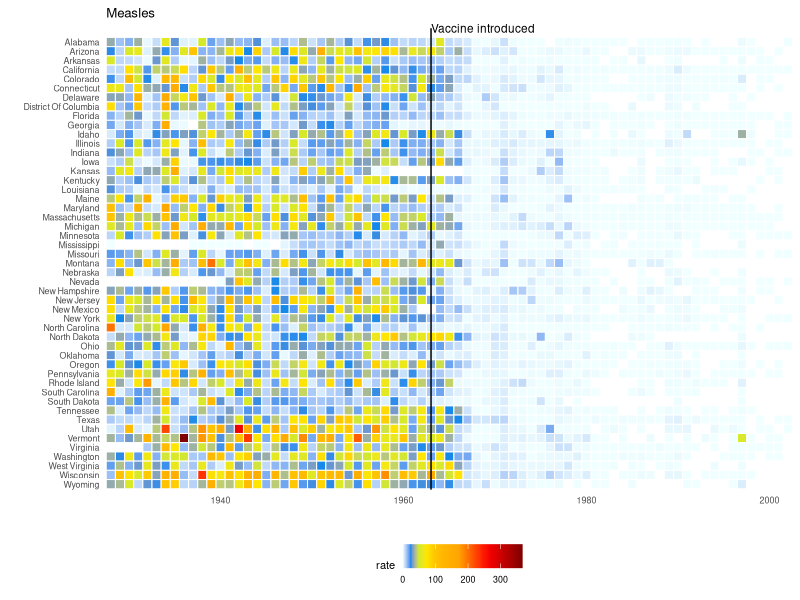

The R script that drew this image: (Note: this script raises an error after producing the figure.)
###########################
## EXAMPLE 1
###########################
library(dslabs)
library(dplyr)
library(ggplot2)
data(us_contagious_diseases)
head(us_contagious_diseases)

the_disease <- "Measles"
dat <- us_contagious_diseases %>%
  filter(!state%in%c("Hawaii","Alaska") & disease == the_disease) %>%
  mutate(rate = count / population * 10000 * 52 / weeks_reporting) 

jet.colors <- colorRampPalette(c("#F0FFFF", "cyan", "#007FFF", "yellow", "#FFBF00", "orange", "red", "#7F0000"), bias = 2.25)

dat %>% mutate(state = reorder(state, desc(state))) %>%
  ggplot(aes(year, state, fill = rate)) +
  geom_tile(color = "white", size = 0.35) +
  scale_x_continuous(expand = c(0,0)) +
  scale_fill_gradientn(colors = jet.colors(16), na.value = 'white') +
  geom_vline(xintercept = 1963, col = "black") +
  theme_minimal() + 
  theme(panel.grid = element_blank()) +
  coord_cartesian(clip = 'off') +
  ggtitle(the_disease) +
  ylab("") +
  xlab("") +  
  theme(legend.position = "bottom", text = element_text(size = 8)) + 
  annotate(geom = "text", x = 1963, y = 50.5, label = "Vaccine introduced", size = 3, hjust = 0)


###########################
## EXAMPLE 2
###########################


PCs_to_view<-10

pca_df<-data.frame(variance=Importance, PC=seq(1:length(Importance)))

scree<-ggplot(pca_df[which(pca_df$PC<=(PCs_to_view)),],aes(PC,variance))+
  geom_bar(stat = "identity",color="black",fill="grey")+theme_bw()+
  theme(axis.text.y = element_text(size =15, color="black"),
        axis.text.x = element_blank(),
        axis.ticks.x = element_blank(),
        axis.title = element_text(size =18),
        plot.margin=unit(c(1.25,2.8,-0.2,2.8),"cm"))+ylab("Variance")+
  scale_x_continuous(breaks = seq(1,PCs_to_view,1))+xlab("")


#### Heat
## correlate meta with PCS
## Run anova of each PC on each meta data variable
aov_PC_meta <- lapply(2:ncol(sampleInfo), function(covar) {
  sapply(1:ncol(Loadings),function(PC) summary(aov(Loadings[, PC] ~ sampleInfo[, covar]))[[1]]$"Pr(>F)"[1])
})

names(aov_PC_meta) <- colnames(sampleInfo)[2:ncol(sampleInfo)]
aov_PC_meta <- do.call(rbind, aov_PC_meta)
aov_PC_meta <- as.data.frame(aov_PC_meta)

#reshape
avo<-aov_PC_meta[,1:PCs_to_view]
avo_heat_num<-apply(avo,2, as.numeric)
avo_heat<-as.data.frame(avo_heat_num)
avo_heat$meta<-rownames(avo)
avo_heat_melt<-melt(avo_heat, id=c("meta"))


# color if sig
avo_heat_melt$Pvalue<-sapply(1:nrow(avo_heat_melt), function(x) if(avo_heat_melt$value[x]<=0.001){"<=0.001"}else{
  if(avo_heat_melt$value[x]<=0.01){"<=0.01"}else{
    if(avo_heat_melt$value[x]<=0.05){"<=0.05"}else{">0.05"}}})

levels(avo_heat_melt$variable)<-sapply(1:PCs_to_view, function(x) paste("PC",x, sep="" ))

heat<-ggplot(avo_heat_melt, aes(variable,meta, fill = Pvalue)) +
  geom_tile(color = "black",size=0.5) +
  theme_gray(8)+scale_fill_manual(values=c("#084594","#4292c6","#9ecae1","#deebf7"), name="P Value")+
  theme(axis.text = element_text(size =16, color="black"),
        axis.title = element_text(size =18),
        legend.text = element_text(size =16),
        legend.title = element_text(size =16),
        legend.position = c(1.23, 0.75), legend.justification = c(1,1),
        plot.margin=unit(c(-0.3,3.2,1,2.5),"cm"),
        panel.background = element_blank(),
        panel.grid.major = element_blank(),
        panel.grid.minor = element_blank())+
  xlab("Principal Component")+ylab(NULL)

grid.arrange(scree, heat, ncol=1,heights = c(3, 4))#




###########################
## EXAMPLE 3
###########################
bar <- ggplot(data, aes(x = pt_id, y = freq)) + geom_bar(stat = "identity", color="#293c59", fill="#293c59") +theme_classic()+     
  theme(axis.title.x = element_blank(), axis.ticks.x = element_blank(), axis.text.x = element_blank()) + 
  ylab("Number of Mutations")
# DEFINE BINARY PLOTS

smoke_status <- ggplot(data, aes(x=pt_id, y=smoke)) + geom_bar(fill="#bf1e15",stat="identity") + 
  theme(legend.position = "none", axis.title.x = element_blank(), axis.ticks.x = element_blank(), axis.text.x = element_blank(),
        panel.grid.major = element_blank(), panel.grid.minor = element_blank()) + ylab("Smoking\nStatus")

hpv_status <- ggplot(data, aes(x=pt_id, y = hpv)) + geom_bar(fill="#bf1e15",stat="identity") + 
  theme(legend.position = "none", axis.title.x = element_blank(), axis.ticks.x = element_blank(), axis.text.x = element_blank(),
        panel.grid.major = element_blank(), panel.grid.minor = element_blank()) + ylab("HPV\nStatus")

site_status <- ggplot(data, aes(x=pt_id, y=site_known, fill = site)) +     geom_bar(stat="identity")+
  theme(panel.grid.major = element_blank(), panel.grid.minor = element_blank())+ 
  scale_fill_brewer(palette = "Spectral", name="Sample Site")+
  xlab("Patient ID")+ylab("Sample\nSite")


# move legend to the side
get_leg = function(a.gplot){
  tmp <- ggplot_gtable(ggplot_build(a.gplot))
  leg <- which(sapply(tmp$grobs, function(x) x$name) == "guide-box")
  legend <- tmp$grobs[[leg]]
  legend
}

# Get legend as a separate grob
leg = get_leg(site_status)

# Add a theme element to change the plot margins to remove white space between the plots
thm = theme(plot.margin=unit(c(0,0,0,0),"lines"))

# Left-align the four plots 
# Adapted from: https://stackoverflow.com/a/13295880/496488
gA <- ggplotGrob(bar + thm)
gB <- ggplotGrob(smoke_status + thm)
gC <- ggplotGrob(hpv_status + thm)
gD <- ggplotGrob(site_status + theme(plot.margin=unit(c(0,0,0,0), "lines")) + 
                   guides(fill=FALSE))

maxWidth = grid::unit.pmax(gA$widths[2:5], gB$widths[2:5], gC$widths[2:5], gD$widths[2:5])
gA$widths[2:5] <- as.list(maxWidth)
gB$widths[2:5] <- as.list(maxWidth)
gC$widths[2:5] <- as.list(maxWidth)
gD$widths[2:5] <- as.list(maxWidth)

# Lay out plots and legend
p = grid.arrange(arrangeGrob(gA,gB,gC,gD, heights=c(0.5,0.1,0.1,0.2)),
                 leg, ncol=2, widths=c(0.8,0.2))



###########################
## EXAMPLE 3
###########################
## define colors for clustering labels
sampleInfo$col_devstage<-as.factor(sampleInfo$devStage)
colors<-c("#440154FF", "#31688EFF", "#21908CFF", "#35B779FF","#B8DE29FF")

levels(sampleInfo$col_devstage)<-colors
sampleInfo$col_devstage<-as.character(sampleInfo$col_devstage)

# make the color bar at the bottom
dend <- as.dendrogram(hc)
rectanle<-ggplot()+geom_rect(aes(xmin=1:nrow(sampleInfo), xmax=1:nrow(sampleInfo)+1, ymin=0, ymax=1, 
                                 fill=sampleInfo$devStage[match(labels(dend),sampleInfo$sidChar)]), color="black", alpha=0.5) +
  theme_bw()+scale_fill_manual(values=colors, name="Developmental\nStage")+theme(legend.position = c(1.07, 6),
                                       axis.title=element_blank(),
                                       axis.text=element_blank(),
                                       axis.ticks=element_blank(),
                                       panel.grid.major = element_blank(), panel.grid.minor = element_blank(),
                                       panel.background = element_blank(), axis.line = element_blank(),
                                       panel.border = element_blank())+
  geom_vline(xintercept=17, size=1)+geom_vline(xintercept=24, size=1)+
  geom_vline(xintercept=34, size=1)+ylim(-0.5,1.5)



par(mfcol = c(1,1), mar=c(5,6,3,6), oma=c(0,0,0,0))
plot.new()

# plot dendogram
myplclust(hc, labels=sampleInfo$sidNum, lab.col=sampleInfo$col_devstage, cex=1.2, main="")

# combine all elements
vp <- viewport(height = unit(0.1,"npc"), width=unit(0.77, "npc"), 
               just = c("center","top"), y = 0.14, x = 0.5)
print(rectanle, vp = vp)
